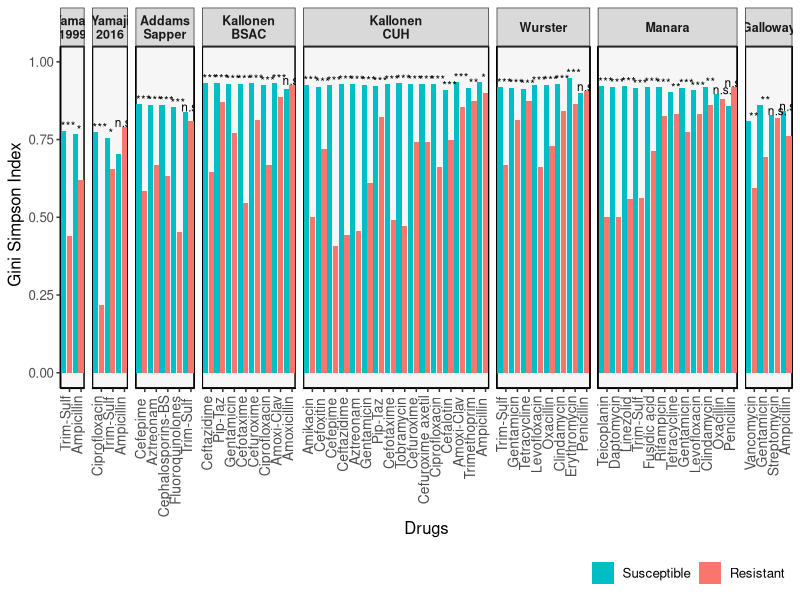
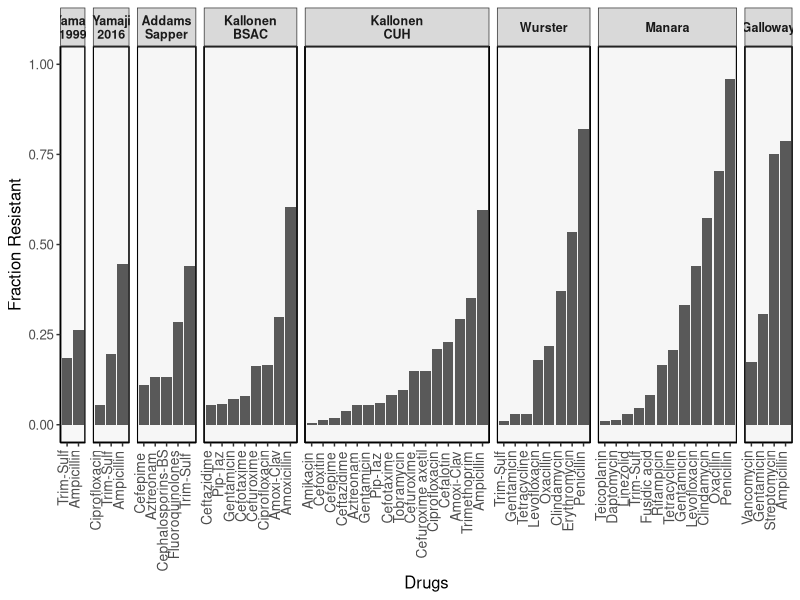

Generate these figures, in order, with R:
setwd("~/Documents/GitHub/Antibiotic_Resistance_Data_Analysis")

library(reshape2)
library(dplyr)
library(ggplot2)

#read "DivIndices.csv" 
DivIndices <- read.csv(file = "Output/DivIndices.csv")

#to remove the "_" in the name of the datasets and replace with empty space, 
#it is useful to fix the name of the dataset with labeller function in facet_grid
DivIndices$Dataset <- gsub("_", " ", DivIndices$Dataset)
DivIndices$Dataset <- gsub("-", " ", DivIndices$Dataset)

#to add asterisk instead of pvalue
DivIndices$star<-"n.s."
DivIndices$star[DivIndices$GSIpvalue > .05]  <- "n.s."
DivIndices$star[DivIndices$GSIpvalue <= .05]  <- " *"
DivIndices$star[DivIndices$GSIpvalue <= .01]  <- " **"
DivIndices$star[DivIndices$GSIpvalue <= .001] <- "***"

DatasetList = unique(DivIndices$Dataset)

#Remove rows with no resistance
DivIndices<-DivIndices[DivIndices$NumRes>1,]

DivIndices$FracRes <- DivIndices$NumRes / (DivIndices$NumRes + DivIndices$NumSus)

######################################################################################################## 
#to make barplot using ggplot

#selecct 6 required columns from dataframe; "DivIndices"
df1 <- data.frame(DivIndices$Dataset ,DivIndices$Drug,DivIndices$star, DivIndices$GSIvalueS, DivIndices$GSIvalueR, DivIndices$FracRes) 

#make a column with info about how high the p-value indicator should be above the bars
df1$heightofstars<- 0
for (i in 1:nrow(df1)){df1$heightofstars[i] = max(df1$DivIndices.GSIvalueS[i], df1$DivIndices.GSIvalueR[i])}

#merge two columns into one using melt function in order to plot side-by-side in ggplot
df2 <- melt(df1, id=c("DivIndices.Dataset", "DivIndices.Drug", "DivIndices.star", "heightofstars", "DivIndices.FracRes"))
#change name of the columns
colnames(df2)[1:7]<-c("Dataset","Drug","star", "heigthofstar", "FracRes", "Response", "SI_values")

#We need the stars only for half of the bars
df2$star[df2$Response == "DivIndices.GSIvalueR"] <- ""

#to change the order of the barplots
df2$Dataset<-factor(df2$Dataset, levels = 
                      c("Yamaji 1999", "Yamaji 2016", "Addams Sapper", "Kallonen BSAC", "Kallonen CUH", "Wurster" , "Manara", "Galloway" ))

DFForBarplots <- df2 %>%
  #arrange(factor(Dataset, levels = c("Yamaji 1999", "Yamaji 2016", "Addams Sapper", "Kallonen" , "Wurster" , "Manara", "Galloway" )), FracRes) %>%
  arrange(Dataset,FracRes,Drug) %>%
  # 3. Add order column of row numbers
  mutate(order = row_number())

#to make barplot using ggplot
png(paste0("Output/", "Figure2A_GiniSimpson", ".png"), width = 350, height = 150, units='mm', res = 300)
P<-ggplot(DFForBarplots) +
  geom_rect(aes(xmin=-Inf, xmax=Inf, ymin=-Inf, ymax=Inf), fill= "#F5F5F5",alpha= 0.5,
            colour = "black",lwd = 0.7) + 
  geom_bar(aes(x=as.factor(order), y=SI_values,fill=Response),stat='identity', position='dodge')+ 
  ylim(0,1)+
  ylab(" Gini Simpson Index")+ xlab("Drugs")+
  scale_fill_manual(values = c("#00BFC4", "#F8766D"), labels = c("Susceptible", "Resistant"))+ #to add color and legend manually
  facet_grid( ~ Dataset, scales = "free_x", space = "free", labeller = label_wrap_gen(10))+ 
  theme_bw() + 
  theme(panel.border = element_blank(),
        text = element_text(size=12),
        panel.grid.major = element_blank(),
        axis.text.x = element_text(angle = 90, hjust = 0.95, vjust=0.1, size = 10),
        panel.grid.minor = element_blank(),
        axis.line = element_line(colour = "black"),
        strip.text.x = element_text(size = 9, face = "bold"))+
  scale_x_discrete(breaks= seq(2 , max(DFForBarplots$order), by = 2) ,
                   labels=DFForBarplots$Drug[seq(2 , max(DFForBarplots$order), by = 2)])+
  geom_text(aes(label=star, x=as.factor(order), y=heigthofstar), vjust=0., hjust = 0.2, size = 3)+
  theme(legend.position = "bottom", legend.justification = "right", legend.title = element_text(colour="white", size=10, 
                                                             face="bold"))

P
dev.off()


#to make barplot using ggplot
png(paste0("Output/", "Figure2B_FracRes", ".png"), width = 350, height = 150, units='mm', res = 300)

P<-ggplot(DFForBarplots[DFForBarplots$Response == "DivIndices.GSIvalueS",]) +
  geom_rect(aes( xmin=-Inf, xmax=Inf, ymin=-Inf, ymax=Inf), fill= "#F5F5F5",alpha= 0.5,
            colour = "black",size = 0.7) + 
  geom_bar(aes(x=as.factor(order), y=FracRes),stat='identity', position='dodge')+ 
  ylim(0,1)+
  ylab("Fraction Resistant")+ xlab("Drugs")+
  facet_grid( ~ Dataset, scales = "free_x", space = "free", labeller = label_wrap_gen(10))+ 
  theme_bw() + 
  theme(panel.border = element_blank(),
        text = element_text(size=12),
        panel.grid.major = element_blank(),
        axis.text.x = element_text(angle = 90, hjust = 0.95, vjust=0.1, size = 10),
        panel.grid.minor = element_blank(),
        axis.line = element_line(colour = "black"),
        strip.text.x = element_text(size = 9, face = "bold"))+
  scale_x_discrete(breaks= DFForBarplots$order[DFForBarplots$Response == "DivIndices.GSIvalueS"] ,
                   labels=DFForBarplots$Drug[DFForBarplots$Response == "DivIndices.GSIvalueS"])

P 

dev.off()

#########################################################################################################
